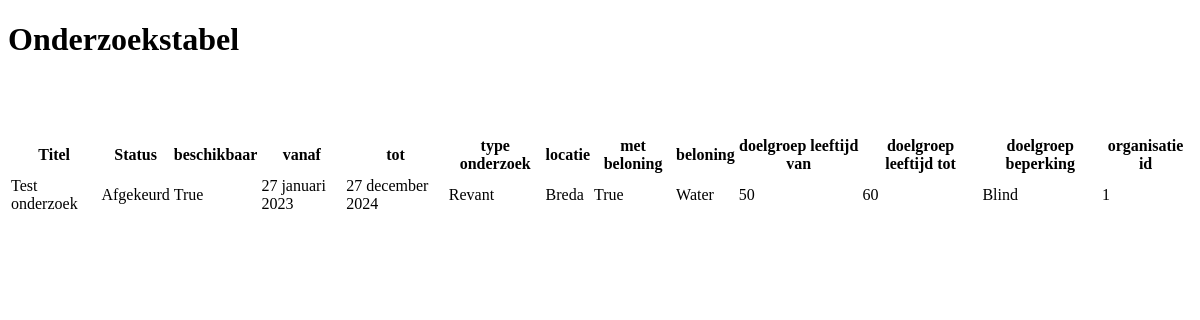
Before: /organisaties/onderzoekstabel/ with the older database file.
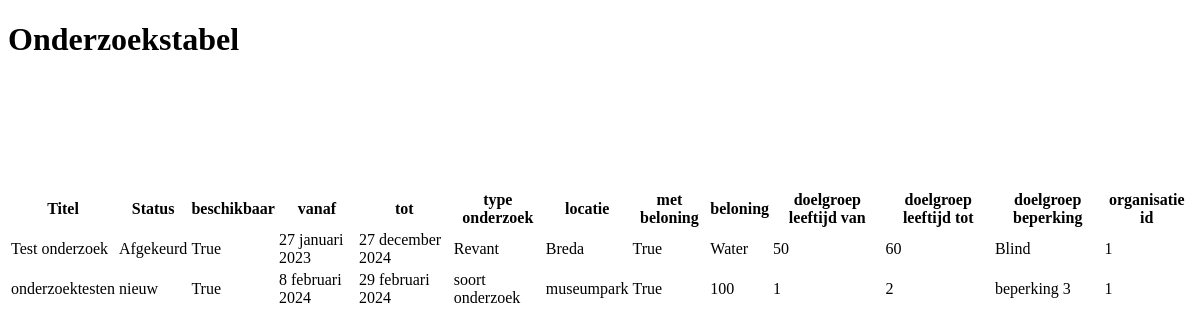
After: the same page with the newer database file.
### core/models.py (models this page shows)
class Onderzoek(models.Model):
    onderzoek_id = models.AutoField(primary_key=True)
    titel = models.CharField(max_length=255)
    status = models.CharField(max_length=50, blank=True, null=True)
    beschikbaar = models.BooleanField(default=True)
    datum_vanaf = models.DateField(blank=True, null=True)
    datum_tot = models.DateField(blank=True, null=True)
    type_onderzoek = models.CharField(max_length=50, blank=True, null=True)
    locatie = models.CharField(max_length=255, blank=True, null=True)
    met_beloning = models.BooleanField(default=False)
    beloning = models.CharField(max_length=255, blank=True, null=True)
    doelgroep_leeftijd_van = models.IntegerField(blank=True, null=True)
    doelgroep_leeftijd_tot = models.IntegerField(blank=True, null=True)
    doelgroep_beperking = models.CharField(max_length=255, blank=True, null=True)
    organisatie = models.ForeignKey(Organisaties, on_delete=models.CASCADE)
    class Meta:
        db_table = 'Onderzoek'

### organisaties/views.py (the view)
# urls.py: path('onderzoekstabel/', onderzoekstabel_view, name='onderzoekstabel'),
def onderzoekstabel_view(request):
    onderzoeken = Onderzoek.objects.all()
    return render(request, 'organisatie_dashboard.html', {'onderzoeken': onderzoeken})

### organisaties/templates/organisatie_dashboard.html (shortened to what this page needs)
<!DOCTYPE html>
<html lang="nl">
<head>
</head>
<body>
    <h1>Onderzoekstabel</h1>
    <table>
        <thead>
            <tr>
                <th>Titel</th>
                <th>Status</th>
                <th>beschikbaar</th>
                <th>vanaf</th>
                <th>tot</th>
                <th>type onderzoek</th>
                <th>locatie</th>
                <th>met beloning</th>
                <th>beloning</th>
                <th>doelgroep leeftijd van</th>
                <th>doelgroep leeftijd tot</th>
                <th>doelgroep beperking</th>
                <th>organisatie id</th>
            </tr>
        </thead>
        <tbody>
            {% for onderzoek in onderzoeken %}
            <tr>
                <td>{{ onderzoek.titel }}</td> <br>
                <td>{{ onderzoek.status }}</td><br>
                <td>{{ onderzoek.beschikbaar }}</td><br>
                <td>{{ onderzoek.datum_vanaf }}</td>
                <td>{{ onderzoek.datum_tot }}</td>
                <td>{{ onderzoek.type_onderzoek }}</td>
                <td>{{ onderzoek.locatie }}</td>
                <td>{{ onderzoek.met_beloning }}</td>
                <td>{{ onderzoek.beloning }}</td>
                <td>{{ onderzoek.doelgroep_leeftijd_van }}</td>
                <td>{{ onderzoek.doelgroep_leeftijd_tot }}</td>
                <td>{{ onderzoek.doelgroep_beperking}}</td>
                <td>{{ onderzoek.organisatie_id }}</td>
            </tr>
            {% endfor %}
        </tbody>
    </table>
</body>
</html>

Changed rows visible on the page:
added Onderzoek: titel "onderzoektesten", status "nieuw", beschikbaar "True", datum_vanaf "8 februari 2024", datum_tot "29 februari 2024", type_onderzoek "soort onderzoek", locatie "museumpark", met_beloning "True", beloning "100", doelgroep_leeftijd_van "1", doelgroep_leeftijd_tot "2", doelgroep_beperking "beperking 3", organisatie_id "1"
